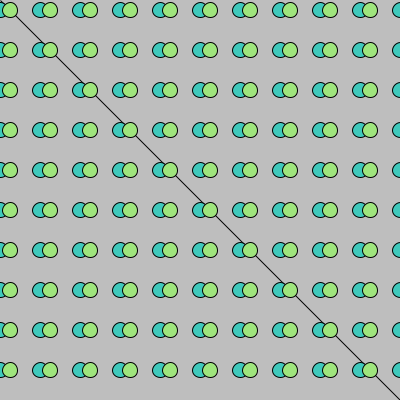
Frame 1 (no input)
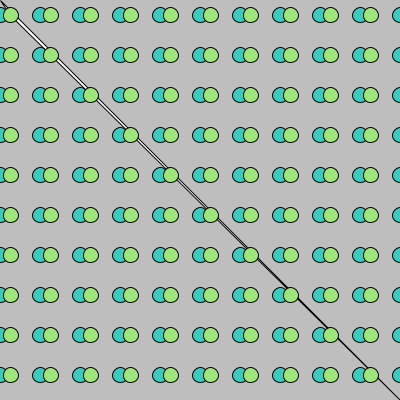
Frame 60 (the mouse pressed at the canvas centre just before this capture)
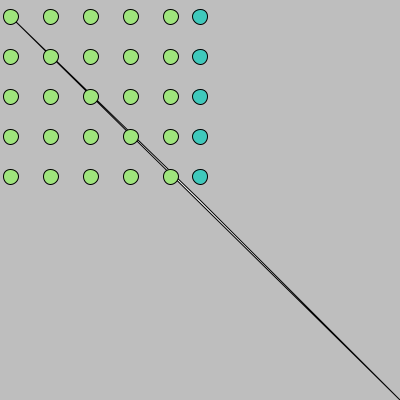
Frame 120 (the mouse held since frame 60 and released just before this capture)

The Processing sketch that drew these frames (run headless with seeded random() and noise(); from frame 60 on, the mouse is pressed at the canvas centre):

// Processing sketch: gabrielas04c00
// ── gabrielas04c00.pde
// Universidad del Desarrollo - Facultad de Diseño - Diseño Digital - 6to semestre
// Expresión Digital II - 2017
// Gabriela Navarro Risopatrón
// gabrielas04c00

/* Dos grillas hecha a partir de círculos, una verde y otra turqueza. Cambian de posición de manera constante. Las grillas, aparecen
y desaparecen dependiendo del lugar en el que se ubique el mouse dentro del canvas. Cuando uno utiliza la tecla "t" o la tecla "v", el 
color del grosor de los círculos cambia a negro o a gris respectivamente.*/

// Se declaran las variables globales
int margen;                                                             // Se declara variable margen
float x, y;                                                             // Se declara varibales x e y
color turqueza, gris, blanco, verde, grisoscuro, negro;                 // Se declaran las variables de color

//Inicialización ambito de configuración
void setup() {

  size(400, 400);                                                       // Se crea un canvas de 400px x 400px
  x = 10;                                                               // Se le da valor 10 a la x
  y = 10;                                                               // Se le da valor 10 a la y

  turqueza = (#3FC9BC);                                                 // Se le da valor al color turqueza
  gris = (100);                                                         // Se le da valor al color gris
  blanco = (255);                                                       // Se le da valor al color blanco
  verde = (#9FE57D);                                                    // Se le da valor al color verde
  grisoscuro = (190);                                                   // Se le da valor al color gris oscuro
  negro =(0);                                                           // Se le da valor al color negro
} 
// Fin del ámbito 

// Inicializacion ámbito de dibujo
void draw() {

  background(grisoscuro);                                               // Se le asigna el color gris oscuro de fondo
  fill(blanco);                                                         // Se le asigna el color blanco
  triangle(x, y, width, height, mouseX, mouseY);                        // Se dibuja un triangulo

  margen = mouseY;                                                      // Variable marge es igual a la posición del mouse

// Loop
  for (int i = margen; i <= width - mouseX; i += 40) {                  // For loop con i designado a margen
    for (float j = y; j <= height - margen; j += 40) {                  // For loop con j asignado a y
      float x = i + j;                                                  // Variable
      fill(turqueza);                                                   // Se le asigna el color turqueza
      ellipse(i, j, 15, 15);                                            // Se dibuja un círculo
    }
  }
  for (float i = x; i <= width - mouseX; i += 40) {                     // For loop con i asignado a x
    for (float j = y; j <= height - margen; j += 40) {                  // For loop con j asignado a i 
      float x = i + j;                                                  // Variable local
      fill(verde);                                                      // Se le asigna el color verde
      ellipse(i, j, 15, 15);                                            // Se dibuja un círculo
      x += 0.002;                                                       // Se le suma a x 0.002
      y += 0.001;                                                       // Se le suma a y 0.001
    }

    if (x < 300) {                                                      // Sí, x es menor 300 
      x += 0.001;                                                       // X sigue creciendo
    }
    if (y < 300) {                                                      // Sí, y es menor a 300
      y -=0.001;                                                        // Y deja de crecer

      keyPressed();                                                     // Se declara keyPressed (inicializa)
    }
  }
}
// Fin del ámbito

// Inicialización ámbito del Teclado (teclas)
void keyPressed() {                                                     
  if (key == 't') {                                                     // Si se apreta la letra "t"
    stroke(negro);                                                      // El grosor cambiará de color a negro
  }
  if (key == 'v') {                                                     // Si se apreta la letra "v"
    stroke(gris);                                                       // El grosor cambiará de color a gris
  }
}

// Fin del ámbito
